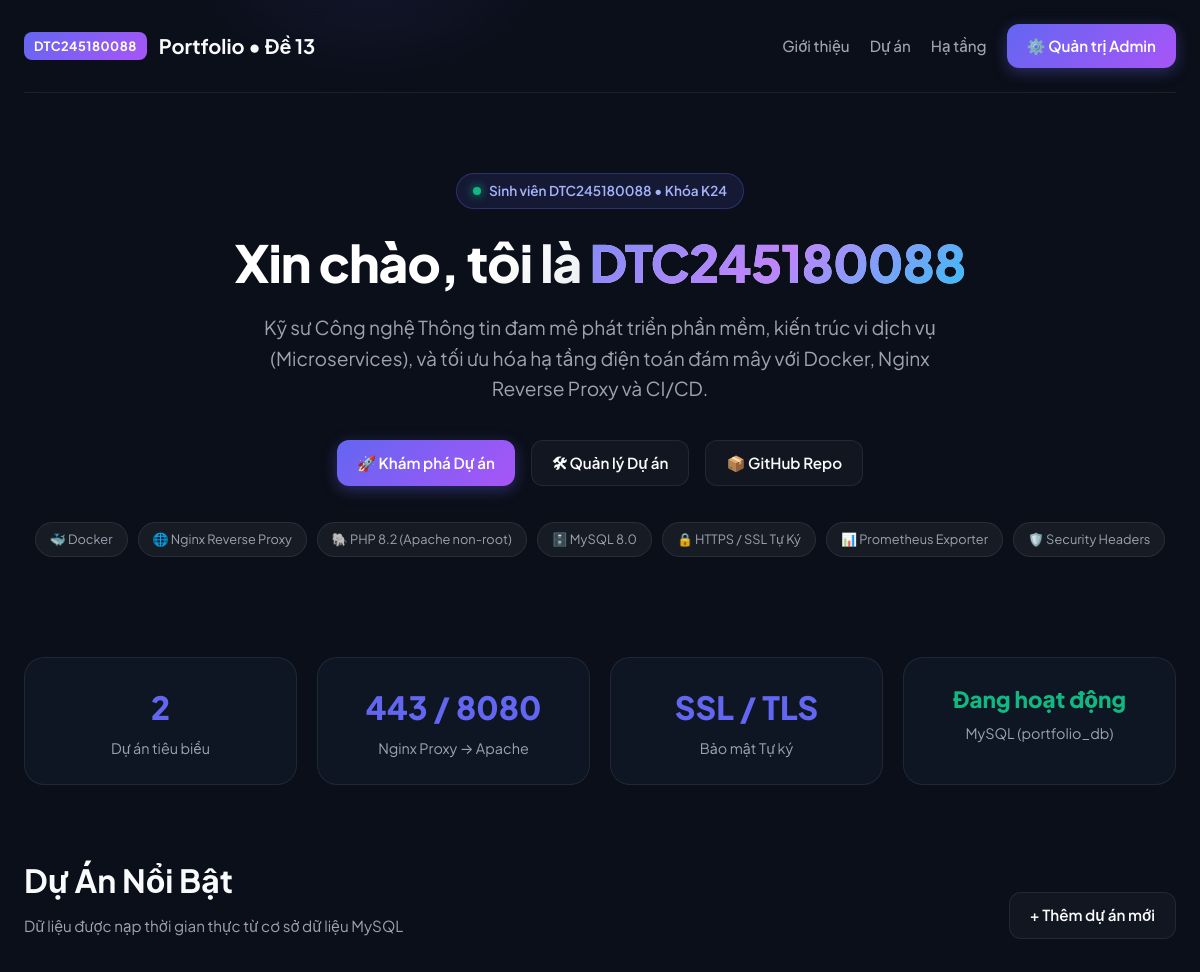
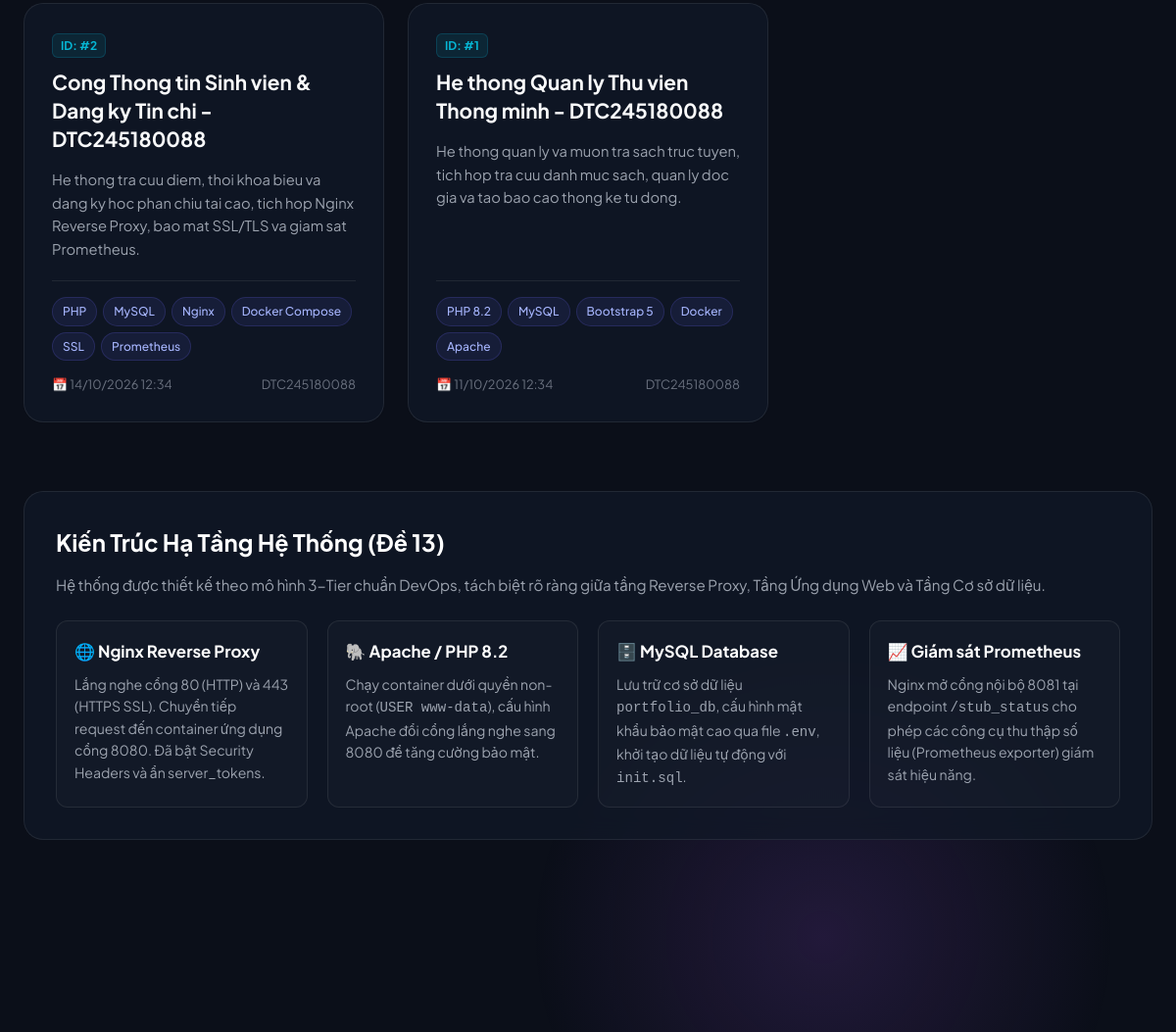
Page /app/index.php on the committed database (2 pictures, top to bottom).
### tables this page shows
CREATE TABLE IF NOT EXISTS `projects` (
    `id` INT AUTO_INCREMENT PRIMARY KEY,
    `title` VARCHAR(255) NOT NULL,
    `description` TEXT NOT NULL,
    `tech_stack` VARCHAR(255) NOT NULL,
    `created_at` TIMESTAMP DEFAULT CURRENT_TIMESTAMP
);

### app/db.php (called while the page is built, shortened)
<?php
$db_host = getenv('DB_HOST') ?: (getenv('MYSQL_HOST') ?: 'mysql_db');
$db_port = (int)(getenv('DB_PORT') ?: 3306);
$db_name = getenv('MYSQL_DATABASE') ?: (getenv('DB_NAME') ?: 'portfolio_db');
$db_user = getenv('MYSQL_USER') ?: (getenv('DB_USER') ?: 'portfolio_user');
$db_pass = getenv('MYSQL_PASSWORD') ?: (getenv('DB_PASSWORD') ?: 'PortfolioUser@SecretPass2026!$');
$conn = @new mysqli($db_host, $db_user, $db_pass, $db_name, $db_port);
if ($conn->connect_error) {
    $db_connected = false;
    $db_error_message = $conn->connect_error;
} else {
    $db_connected = true;
}
?>

### app/index.php (the view, shortened to what this page needs)
<?php
require_once __DIR__ . '/db.php';
$projects = [];
$total_projects = 0;
if ($db_connected && $conn) {
    $result = $conn->query("SELECT * FROM projects ORDER BY created_at DESC");
    if ($result) {
        $projects = $result->fetch_all(MYSQLI_ASSOC);
        $total_projects = count($projects);
    }
} else {
    $db_status = "Chưa kết nối MySQL: " . ($db_error_message ?? 'Không xác định');
}
?>
<!DOCTYPE html>
<html lang="vi">
<head>
    <link rel="stylesheet" href="style.css">
</head>
<body>
<div class="container">
    <header class="navbar">
        <a href="index.php" class="nav-brand" id="brand-link">
            <span class="brand-badge">DTC245180088</span>
            <span>Portfolio • Đề 13</span>
        </a>
        <nav class="nav-links">
            <a href="#about" class="nav-link">Giới thiệu</a>
            <a href="#projects" class="nav-link">Dự án</a>
            <a href="#architecture" class="nav-link">Hạ tầng</a>
            <a href="admin.php" class="btn btn-primary" id="btn-admin-nav">⚙️ Quản trị Admin</a>
        </nav>
    </header>
    <section class="hero" id="about">
        <div class="hero-pill">
            <span class="dot"></span>
            <span>Sinh viên DTC245180088 • Khóa K24</span>
        </div>
        <h1>Xin chào, tôi là <span class="gradient">DTC245180088</span></h1>
        <p class="hero-subtitle">
            Kỹ sư Công nghệ Thông tin đam mê phát triển phần mềm, kiến trúc vi dịch vụ (Microservices),
            và tối ưu hóa hạ tầng điện toán đám mây với Docker, Nginx Reverse Proxy và CI/CD.
        </p>
        <div class="hero-actions">
            <a href="#projects" class="btn btn-primary" id="btn-view-projects">🚀 Khám phá Dự án</a>
            <a href="admin.php" class="btn btn-secondary" id="btn-view-admin">🛠 Quản lý Dự án</a>
            <a href="https://github.com/huytran-01/DTC245180088-Portfolio-De13" target="_blank" rel="noopener noreferrer" class="btn btn-secondary" id="btn-github">📦 GitHub Repo</a>
        </div>
        <div class="tech-pills">
            <span class="tech-tag">🐳 Docker</span>
            <span class="tech-tag">🌐 Nginx Reverse Proxy</span>
            <span class="tech-tag">🐘 PHP 8.2 (Apache non-root)</span>
            <span class="tech-tag">🗄️ MySQL 8.0</span>
            <span class="tech-tag">🔒 HTTPS / SSL Tự Ký</span>
            <span class="tech-tag">📊 Prometheus Exporter</span>
            <span class="tech-tag">🛡️ Security Headers</span>
        </div>
    </section>
    <section class="stats-grid">
        <div class="stat-card" id="stat-projects">
            <div class="stat-number"><?= $total_projects ?></div>
            <div class="stat-label">Dự án tiêu biểu</div>
        </div>
        <div class="stat-card" id="stat-reverse-proxy">
            <div class="stat-number">443 / 8080</div>
            <div class="stat-label">Nginx Proxy → Apache</div>
        </div>
        <div class="stat-card" id="stat-ssl">
            <div class="stat-number">SSL / TLS</div>
            <div class="stat-label">Bảo mật Tự ký</div>
        </div>
        <div class="stat-card" id="stat-db">
            <div class="stat-number" style="font-size: 1.4rem; color: <?= $db_connected ? 'var(--accent-green)' : 'var(--accent-red)' ?>;">
                <?= $db_connected ? 'Đang hoạt động' : 'Chưa kết nối' ?>
            </div>
            <div class="stat-label">MySQL (portfolio_db)</div>
        </div>
    </section>
    <section id="projects">
        <div class="section-header">
            <div>
                <h2 class="section-title">Dự Án Nổi Bật</h2>
                <p class="section-subtitle">Dữ liệu được nạp thời gian thực từ cơ sở dữ liệu MySQL</p>
            </div>
            <a href="admin.php" class="btn btn-secondary" id="btn-add-project-cta">+ Thêm dự án mới</a>
        </div>
        <div class="projects-grid" id="projects-container">
            <?php if (!empty($projects)): ?>
                <?php foreach ($projects as $project): ?>
                    <article class="project-card" id="project-card-<?= (int)$project['id'] ?>">
                        <div>
                            <div class="project-card-header">
                                <span class="project-id-badge">ID: #<?= (int)$project['id'] ?></span>
                                <h3 class="project-title"><?= htmlspecialchars($project['title']) ?></h3>
                            </div>
                            <p class="project-desc"><?= nl2br(htmlspecialchars($project['description'])) ?></p>
                        </div>
                        <div class="project-card-footer">
                            <div class="project-tech">
                                <?php
                                $tags = explode(',', $project['tech_stack']);
                                foreach ($tags as $tag):
                                    $tag = trim($tag);
                                    if ($tag):
                                ?>
                                    <span class="project-tech-pill"><?= htmlspecialchars($tag) ?></span>
                                <?php
                                    endif;
                                endforeach;
                                ?>
                            </div>
                            <div class="project-meta">
                                <span>📅 <?= date('d/m/Y H:i', strtotime($project['created_at'])) ?></span>
                                <span>DTC245180088</span>
                            </div>
                        </div>
                    </article>
                <?php endforeach; ?>
            <?php endif; ?>
        </div>
    </section>
    <section class="arch-card" id="architecture">
        <h3 style="font-size: 1.5rem; margin-bottom: 12px; color: #fff;">Kiến Trúc Hạ Tầng Hệ Thống (Đề 13)</h3>
        <p style="color: var(--text-secondary); font-size: 0.95rem;">
            Hệ thống được thiết kế theo mô hình 3-Tier chuẩn DevOps, tách biệt rõ ràng giữa tầng Reverse Proxy, Tầng Ứng dụng Web và Tầng Cơ sở dữ liệu.
        </p>
        <div class="arch-grid">
            <div class="arch-item">
                <h4>🌐 Nginx Reverse Proxy</h4>
                <p>Lắng nghe cổng 80 (HTTP) và 443 (HTTPS SSL). Chuyển tiếp request đến container ứng dụng cổng 8080. Đã bật Security Headers và ẩn server_tokens.</p>
            </div>
            <div class="arch-item">
                <h4>🐘 Apache / PHP 8.2</h4>
                <p>Chạy container dưới quyền non-root (<code>USER www-data</code>), cấu hình Apache đổi cổng lắng nghe sang 8080 để tăng cường bảo mật.</p>
            </div>
            <div class="arch-item">
                <h4>🗄️ MySQL Database</h4>
                <p>Lưu trữ cơ sở dữ liệu <code>portfolio_db</code>, cấu hình mật khẩu bảo mật cao qua file <code>.env</code>, khởi tạo dữ liệu tự động với <code>init.sql</code>.</p>
            </div>
            <div class="arch-item">
                <h4>📈 Giám sát Prometheus</h4>
                <p>Nginx mở cổng nội bộ 8081 tại endpoint <code>/stub_status</code> cho phép các công cụ thu thập số liệu (Prometheus exporter) giám sát hiệu năng.</p>
            </div>
        </div>
    </section>
    <footer>
        <p>© 2026 <strong>DTC245180088</strong> • Đề 13: Website Portfolio / Giới thiệu Cá nhân</p>
        <p style="margin-top: 8px;">
            <a href="index.php">Trang chủ</a> •
            <a href="admin.php">Quản trị</a> •
            <a href="https://github.com/huytran-01/DTC245180088-Portfolio-De13" target="_blank" rel="noopener noreferrer">GitHub</a>
        </p>
    </footer>
</div>
</body>
</html>

### rows in the picture
projects: id "2", title "Cong Thong tin Sinh vien & Dang ky Tin chi - DTC245180088", description "He thong tra cuu diem, thoi khoa bieu va dang ky hoc phan chiu tai cao, tich hop Nginx Reverse Proxy, bao mat SSL/TLS va giam sat Prometheus.", tech_stack "PHP", tech_stack "MySQL", tech_stack "Nginx", tech_stack "Docker Compose", tech_stack "SSL", tech_stack "Prometheus", created_at "14/10/2026 12:34"
projects: id "1", title "He thong Quan ly Thu vien Thong minh - DTC245180088", description "He thong quan ly va muon tra sach truc tuyen, tich hop tra cuu danh muc sach, quan ly doc gia va tao bao cao thong ke tu dong.", tech_stack "PHP 8.2", tech_stack "MySQL", tech_stack "Bootstrap 5", tech_stack "Docker", tech_stack "Apache", created_at "11/10/2026 12:34"

### other values in the picture
$total_projects "2"
